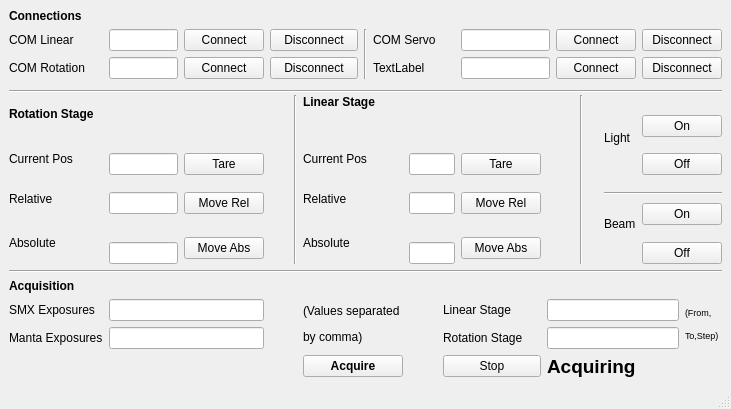
<?xml version="1.0" encoding="UTF-8"?>
<ui version="4.0">
 <class>MainWindow</class>
 <widget class="QMainWindow" name="MainWindow">
  <property name="geometry">
   <rect>
    <x>0</x>
    <y>0</y>
    <width>731</width>
    <height>409</height>
   </rect>
  </property>
  <property name="windowTitle">
   <string>Scattering Experiment</string>
  </property>
  <widget class="QWidget" name="centralwidget">
   <layout class="QGridLayout" name="gridLayout">
    <item row="0" column="0">
     <widget class="QLabel" name="label_5">
      <property name="font">
       <font>
        <weight>75</weight>
        <bold>true</bold>
       </font>
      </property>
      <property name="text">
       <string>Connections</string>
      </property>
     </widget>
    </item>
    <item row="1" column="0">
     <widget class="QLabel" name="label">
      <property name="text">
       <string>COM Linear</string>
      </property>
     </widget>
    </item>
    <item row="1" column="1">
     <widget class="QLineEdit" name="txtbx_COMLinear"/>
    </item>
    <item row="1" column="2">
     <widget class="QPushButton" name="btn_LinearConnect">
      <property name="text">
       <string>Connect</string>
      </property>
     </widget>
    </item>
    <item row="1" column="3" colspan="3">
     <widget class="QPushButton" name="btn_COMLinearDisconnect">
      <property name="text">
       <string>Disconnect</string>
      </property>
     </widget>
    </item>
    <item row="1" column="6" rowspan="2">
     <widget class="Line" name="line">
      <property name="orientation">
       <enum>Qt::Vertical</enum>
      </property>
     </widget>
    </item>
    <item row="1" column="7" colspan="2">
     <widget class="QLabel" name="label_4">
      <property name="text">
       <string>COM Servo</string>
      </property>
     </widget>
    </item>
    <item row="1" column="10" colspan="2">
     <widget class="QLineEdit" name="txtbx_COMServo"/>
    </item>
    <item row="1" column="12" colspan="3">
     <widget class="QPushButton" name="btn_servoConnect">
      <property name="text">
       <string>Connect</string>
      </property>
     </widget>
    </item>
    <item row="1" column="15" colspan="2">
     <widget class="QPushButton" name="btn_COMServoDisconnect">
      <property name="text">
       <string>Disconnect</string>
      </property>
     </widget>
    </item>
    <item row="2" column="0">
     <widget class="QLabel" name="label_2">
      <property name="text">
       <string>COM Rotation</string>
      </property>
     </widget>
    </item>
    <item row="2" column="1">
     <widget class="QLineEdit" name="txtbx_COMRotation"/>
    </item>
    <item row="2" column="2">
     <widget class="QPushButton" name="btn_RotationConnect">
      <property name="text">
       <string>Connect</string>
      </property>
     </widget>
    </item>
    <item row="2" column="3" colspan="3">
     <widget class="QPushButton" name="btn_COMRotationDisconnect">
      <property name="text">
       <string>Disconnect</string>
      </property>
     </widget>
    </item>
    <item row="2" column="7" colspan="2">
     <widget class="QLabel" name="label_3">
      <property name="text">
       <string>TextLabel</string>
      </property>
     </widget>
    </item>
    <item row="2" column="10" colspan="2">
     <widget class="QLineEdit" name="lineEdit_2"/>
    </item>
    <item row="2" column="12" colspan="3">
     <widget class="QPushButton" name="pushButton_3">
      <property name="text">
       <string>Connect</string>
      </property>
     </widget>
    </item>
    <item row="2" column="15" colspan="2">
     <widget class="QPushButton" name="pushButton_6">
      <property name="text">
       <string>Disconnect</string>
      </property>
     </widget>
    </item>
    <item row="3" column="0" rowspan="2" colspan="17">
     <widget class="Line" name="line_2">
      <property name="orientation">
       <enum>Qt::Horizontal</enum>
      </property>
     </widget>
    </item>
    <item row="4" column="4" rowspan="13">
     <widget class="Line" name="line_3">
      <property name="orientation">
       <enum>Qt::Vertical</enum>
      </property>
     </widget>
    </item>
    <item row="4" column="5" rowspan="2" colspan="3">
     <widget class="QLabel" name="label_10">
      <property name="font">
       <font>
        <weight>75</weight>
        <bold>true</bold>
       </font>
      </property>
      <property name="text">
       <string>Linear Stage</string>
      </property>
     </widget>
    </item>
    <item row="4" column="13" rowspan="13" colspan="2">
     <widget class="Line" name="line_5">
      <property name="orientation">
       <enum>Qt::Vertical</enum>
      </property>
     </widget>
    </item>
    <item row="5" column="0" rowspan="2">
     <widget class="QLabel" name="label_6">
      <property name="font">
       <font>
        <weight>75</weight>
        <bold>true</bold>
       </font>
      </property>
      <property name="text">
       <string>Rotation Stage</string>
      </property>
     </widget>
    </item>
    <item row="6" column="15" rowspan="2" colspan="2">
     <widget class="QPushButton" name="btn_linear_tare_3">
      <property name="text">
       <string>On</string>
      </property>
     </widget>
    </item>
    <item row="7" column="14" rowspan="2">
     <widget class="QLabel" name="label_16">
      <property name="text">
       <string>Light</string>
      </property>
     </widget>
    </item>
    <item row="8" column="0" rowspan="2">
     <widget class="QLabel" name="label_7">
      <property name="text">
       <string>Current Pos</string>
      </property>
     </widget>
    </item>
    <item row="8" column="5" rowspan="2" colspan="2">
     <widget class="QLabel" name="label_11">
      <property name="text">
       <string>Current Pos</string>
      </property>
     </widget>
    </item>
    <item row="9" column="1">
     <widget class="QLineEdit" name="txtbx_rotation_currentPos"/>
    </item>
    <item row="9" column="2">
     <widget class="QPushButton" name="btn_Rotation_tare">
      <property name="text">
       <string>Tare</string>
      </property>
     </widget>
    </item>
    <item row="9" column="8" colspan="2">
     <widget class="QLineEdit" name="txtbx_linear_currentPos_2"/>
    </item>
    <item row="9" column="10">
     <widget class="QPushButton" name="btn_linear_tare">
      <property name="text">
       <string>Tare</string>
      </property>
     </widget>
    </item>
    <item row="9" column="15" colspan="2">
     <widget class="QPushButton" name="btn_linear_tare_2">
      <property name="text">
       <string>Off</string>
      </property>
     </widget>
    </item>
    <item row="10" column="14" rowspan="3" colspan="3">
     <widget class="Line" name="line_6">
      <property name="orientation">
       <enum>Qt::Horizontal</enum>
      </property>
     </widget>
    </item>
    <item row="11" column="0" rowspan="2">
     <widget class="QLabel" name="label_8">
      <property name="text">
       <string>Relative</string>
      </property>
     </widget>
    </item>
    <item row="11" column="1" rowspan="3">
     <widget class="QLineEdit" name="txtbx_rotation_moveRel"/>
    </item>
    <item row="11" column="2" rowspan="3">
     <widget class="QPushButton" name="btn_Rotation_moveRel">
      <property name="text">
       <string>Move Rel</string>
      </property>
     </widget>
    </item>
    <item row="11" column="5" rowspan="2">
     <widget class="QLabel" name="label_12">
      <property name="text">
       <string>Relative</string>
      </property>
     </widget>
    </item>
    <item row="11" column="8" rowspan="3" colspan="2">
     <widget class="QLineEdit" name="txtbx_linear_moveRel_2"/>
    </item>
    <item row="11" column="10" rowspan="3">
     <widget class="QPushButton" name="btn_linear_moveRel">
      <property name="text">
       <string>Move Rel</string>
      </property>
     </widget>
    </item>
    <item row="12" column="15" rowspan="3" colspan="2">
     <widget class="QPushButton" name="btn_linear_tare_4">
      <property name="text">
       <string>On</string>
      </property>
     </widget>
    </item>
    <item row="13" column="14" rowspan="3">
     <widget class="QLabel" name="label_17">
      <property name="text">
       <string>Beam</string>
      </property>
     </widget>
    </item>
    <item row="14" column="0" rowspan="3">
     <widget class="QLabel" name="label_9">
      <property name="text">
       <string>Absolute</string>
      </property>
     </widget>
    </item>
    <item row="14" column="5" rowspan="3">
     <widget class="QLabel" name="label_13">
      <property name="text">
       <string>Absolute</string>
      </property>
     </widget>
    </item>
    <item row="15" column="2" rowspan="2">
     <widget class="QPushButton" name="btn_Rotation_moveAbs">
      <property name="text">
       <string>Move Abs</string>
      </property>
     </widget>
    </item>
    <item row="15" column="10" rowspan="2">
     <widget class="QPushButton" name="btn_linear_moveAbs">
      <property name="text">
       <string>Move Abs</string>
      </property>
     </widget>
    </item>
    <item row="16" column="1">
     <widget class="QLineEdit" name="txtbx_rotation_moveAbs"/>
    </item>
    <item row="16" column="8" colspan="2">
     <widget class="QLineEdit" name="txtbx_linear_moveAbs_2"/>
    </item>
    <item row="16" column="15" colspan="2">
     <widget class="QPushButton" name="btn_linear_tare_5">
      <property name="text">
       <string>Off</string>
      </property>
     </widget>
    </item>
    <item row="17" column="0" colspan="17">
     <widget class="Line" name="line_4">
      <property name="orientation">
       <enum>Qt::Horizontal</enum>
      </property>
     </widget>
    </item>
    <item row="18" column="0">
     <widget class="QLabel" name="label_14">
      <property name="font">
       <font>
        <weight>75</weight>
        <bold>true</bold>
       </font>
      </property>
      <property name="text">
       <string>Acquisition</string>
      </property>
     </widget>
    </item>
    <item row="19" column="0">
     <widget class="QLabel" name="label_15">
      <property name="text">
       <string>SMX Exposures</string>
      </property>
     </widget>
    </item>
    <item row="19" column="1" colspan="2">
     <widget class="QLineEdit" name="txtbx_rotation_currentPos_3"/>
    </item>
    <item row="19" column="5" rowspan="2" colspan="3">
     <widget class="QLabel" name="label_19">
      <property name="text">
       <string>&lt;html&gt;&lt;head/&gt;&lt;body&gt;&lt;p&gt;(Values separated &lt;/p&gt;&lt;p&gt;by comma)&lt;/p&gt;&lt;/body&gt;&lt;/html&gt;</string>
      </property>
     </widget>
    </item>
    <item row="19" column="9" colspan="2">
     <widget class="QLabel" name="label_20">
      <property name="text">
       <string>Linear Stage</string>
      </property>
     </widget>
    </item>
    <item row="19" column="11" colspan="5">
     <widget class="QLineEdit" name="txtbx_rotation_currentPos_5"/>
    </item>
    <item row="19" column="16" rowspan="2">
     <widget class="QLabel" name="label_22">
      <property name="text">
       <string>&lt;html&gt;&lt;head/&gt;&lt;body&gt;&lt;p&gt;&lt;span style=&quot; font-size:7pt;&quot;&gt;(From,&lt;/span&gt;&lt;/p&gt;&lt;p&gt;&lt;span style=&quot; font-size:7pt;&quot;&gt;To,Step)&lt;/span&gt;&lt;/p&gt;&lt;/body&gt;&lt;/html&gt;</string>
      </property>
     </widget>
    </item>
    <item row="20" column="0">
     <widget class="QLabel" name="label_18">
      <property name="text">
       <string>Manta Exposures</string>
      </property>
     </widget>
    </item>
    <item row="20" column="1" colspan="2">
     <widget class="QLineEdit" name="txtbx_rotation_currentPos_4"/>
    </item>
    <item row="20" column="9" colspan="2">
     <widget class="QLabel" name="label_21">
      <property name="text">
       <string>Rotation Stage</string>
      </property>
     </widget>
    </item>
    <item row="20" column="11" colspan="5">
     <widget class="QLineEdit" name="txtbx_rotation_currentPos_6"/>
    </item>
    <item row="21" column="5" colspan="3">
     <widget class="QPushButton" name="pushButton">
      <property name="font">
       <font>
        <weight>75</weight>
        <bold>true</bold>
       </font>
      </property>
      <property name="text">
       <string>Acquire</string>
      </property>
     </widget>
    </item>
    <item row="21" column="9" colspan="2">
     <widget class="QPushButton" name="pushButton_2">
      <property name="text">
       <string>Stop</string>
      </property>
     </widget>
    </item>
    <item row="21" column="11" colspan="4">
     <widget class="QLabel" name="label_23">
      <property name="font">
       <font>
        <pointsize>14</pointsize>
        <weight>75</weight>
        <bold>true</bold>
       </font>
      </property>
      <property name="text">
       <string>Acquiring</string>
      </property>
     </widget>
    </item>
   </layout>
  </widget>
  <widget class="QMenuBar" name="menubar">
   <property name="geometry">
    <rect>
     <x>0</x>
     <y>0</y>
     <width>731</width>
     <height>21</height>
    </rect>
   </property>
  </widget>
  <widget class="QStatusBar" name="statusbar"/>
 </widget>
 <resources/>
 <connections/>
</ui>
